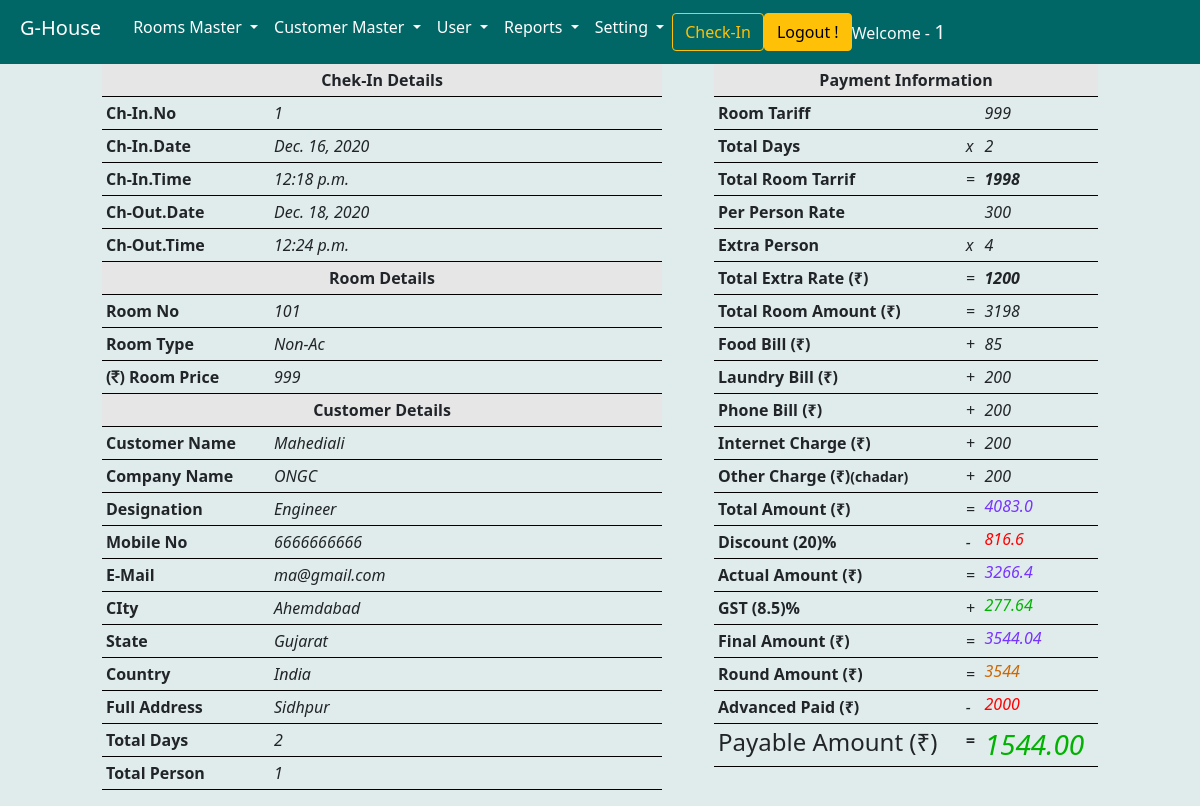
The page /checkeddetails/1/ (signed in) on the database its author committed.
### ghouse/models.py (models this page shows, shortened)
class checkinmodel(models.Model):
    chno = models.IntegerField(primary_key=True,blank=True,serialize=True,)
    chindate = models.DateField(default=datetime.now().strftime('%Y-%m-%d'),)
    chintime = models.TimeField(default=datetime.now().strftime('%H:%M:%S'),)
    choutdate = models.DateField()
    chouttime = models.TimeField()
    rno = models.IntegerField()
    rtype = models.CharField(max_length=100)
    rprice = models.IntegerField()
    rstatus = models.BooleanField(default=False)
    fullname = models.CharField(max_length=500)
    companyname = models.CharField(max_length=200)
    designation = models.CharField(max_length=200)
    mobile = models.PositiveIntegerField()
    emailid = models.EmailField(max_length=200)
    city = models.CharField(max_length=100)
    state = models.CharField(max_length=100)
    country = models.CharField(max_length=100,default='India')
    fulladdress = models.TextField(max_length=500)
    chtotaldays = models.CharField(max_length=100,blank=True)
    person = models.IntegerField()
    extraperson = models.IntegerField(default=0)
    extrarate = models.IntegerField(default=0)
    totalextrarate = models.IntegerField(default=0,null=True,blank=True)
    extradays = models.IntegerField(default=1)
    totalamount = models.FloatField(null=True,blank=True)
    actualamount = models.FloatField(null=True,blank=True)
    finalamount = models.DecimalField(default=0,blank=True,decimal_places=2,max_digits=6)
    roundamount = models.IntegerField(null=True,blank=True)
    advancepaidamount = models.IntegerField(default=0,null=True)
    paybleamount = models.IntegerField(null=True,blank=True)
    totalroomtarif = models.IntegerField(default=0,blank=True)
    roomamount = models.IntegerField(default=0,blank=True)
    gstamount = models.DecimalField(default=0,blank=True,decimal_places=2,max_digits=6)
    foodbillamount = models.IntegerField(default=0)
    laundybill = models.IntegerField(default=0)
    phonebill = models.IntegerField(default=0)
    Internetcharge = models.IntegerField(default=0)
    otherchargelable = models.CharField(blank=True,max_length=100)
    othercharge = models.IntegerField(default=0,null=True,blank=True)
    gst = models.FloatField(null=True,blank=True)
    gstshow = models.FloatField(null=True,blank=True)
    discount = models.IntegerField(default=0,blank=True)
    discountamount = models.FloatField(null=True,blank=True)
    paymethod = models.CharField(max_length=200,default='Cash')
    objects = models.Manager()

### ghouse/views.py (the view)
# urls.py: path('checkeddetails/<int:id>/', checkeddetails, name='checkeddetails'),
def checkeddetails(request, id):
    if request.user.is_authenticated:
        checkinfullinfo = checkinmodel.objects.filter(pk=id)
        return render(request, 'checkedininfo.html', {'checkinfullinfo': checkinfullinfo})
    else:
        messages.info(request, '☹︎ Please Login First')
    return redirect('/login')

### ghouse/templates/checkedininfo.html (shortened to what this page needs)
{% extends 'base.html' %}
{% block body %}
<div class="row">
    <div class="col-1"></div>
    <div class="col-6 ml-3">
        <table class="table table-sm table-responsive-sm" style="border-color: black; width: 35rem;">
            <tbody>
                {% for i in checkinfullinfo %}
                <tr>
                    <th style="background-color: #e6e6e6;" colspan="2" class="text-center text-bold">Chek-In
                        Details</th>
                </tr>
                <tr>
                    <th style="width:30%" class="" scope="row">Ch-In.No</th>
                    <td style="font-style: italic;" class="text-left" scope="row">{{i.chno}}</td>
                </tr>
                <tr>
                    <th class="" scope="row">Ch-In.Date</th>
                    <td style="font-style: italic;" class="text-left" scope="row">{{i.chindate}}</td>
                </tr>
                <tr>
                    <th class="" scope="row">Ch-In.Time</th>
                    <td style="font-style: italic;" class="text-left" scope="row">{{i.chintime}}</td>
                </tr>
                <tr>
                    <th class="" scope="row">Ch-Out.Date</th>
                    <td style="font-style: italic;" class="text-left" scope="row">{{i.choutdate}}</td>
                </tr>
                <tr>
                    <th class="" scope="row">Ch-Out.Time</th>
                    <td style="font-style: italic;" class="text-left" scope="row">{{i.chouttime}}</td>
                </tr>
                <tr>
                    <th style="background-color: #e6e6e6;" colspan="2" class="text-center text-bold">Room
                        Details</th>
                </tr>
                <tr>
                    <th class="" scope="row">Room No</th>
                    <td style="font-style: italic;" class="text-left" scope="row">{{i.rno}}</td>
                </tr>
                <tr>
                    <th class="" scope="row">Room Type</th>
                    <td style="font-style: italic;" class="text-left" scope="row">{{i.rtype}}</td>
                </tr>
                <tr>
                    <th class="" scope="row">(<i class="fa fa-rupee"></i>) Room Price</th>
                    <td style="font-style: italic;" class="text-left" scope="row">{{i.rprice}}</td>
                </tr>
                <tr>
                    <th style="background-color: #e6e6e6;" colspan="2" class="text-center text-bold">Customer
                        Details</th>
                </tr>
                <tr>
                    <th class="" scope="row">Customer Name</th>
                    <td style="font-style: italic;" class="text-left" scope="row">{{i.fullname}}</td>
                </tr>
                <tr>
                    <th class="" scope="row">Company Name</th>
                    <td style="font-style: italic;" class="text-left" scope="row">{{i.companyname}}</td>
                </tr>
                <tr>
                    <th class="" scope="row">Designation</th>
                    <td style="font-style: italic;" class="text-left" scope="row">{{i.designation}}</td>
                </tr>
                <tr>
                    <th class="" scope="row">Mobile No</th>
                    <td style="font-style: italic;" class="text-left" scope="row">{{i.mobile}}</td>
                </tr>
                <tr>
                    <th class="" scope="row">E-Mail</th>
                    <td style="font-style: italic;" class="text-left" scope="row">{{i.emailid}}</td>
                </tr>
                <tr>
                    <th class="" scope="row">CIty</th>
                    <td style="font-style: italic;" class="text-left" scope="row">{{i.city}}</td>
                </tr>
                <tr>
                    <th class="" scope="row">State</th>
                    <td style="font-style: italic;" class="text-left" scope="row">{{i.state}}</td>
                </tr>
                <tr>
                    <th class="" scope="row">Country</th>
                    <td style="font-style: italic;" class="text-left" scope="row">{{i.country}}</td>
                </tr>
                <tr>
                    <th class="" scope="row">Full Address</th>
                    <td style="font-style: italic;" class="text-left" scope="row">{{i.fulladdress}}</td>
                </tr>
                <tr>
                    <th class="" scope="row">Total Days</th>
                    <td style="font-style: italic;" class="text-left" scope="row">{{i.chtotaldays}}</td>
                </tr>
                <tr>
                    <th class="" scope="row">Total Person</th>
                    <td style="font-style: italic;" class="text-left" scope="row">{{i.person}}</td>
                </tr>
                {% endfor %}
            </tbody>
        </table>
    </div>
    <div class="col-4">
        <table class="table table-sm table-responsive-sm" style="border-color: black;">
            {% for i in checkinfullinfo %}
            <tr>
                <th colspan="3" class="text-center" style="background-color: #e6e6e6;">Payment Information</th>
            </tr>
            <tr>
                <th class="" scope="row">Room Tariff</th>
                <td style="font-style: italic;" class="" scope="row"></td>
                <td style="font-style: italic;" class="" scope="row">{{i.rprice}}</td>
            </tr>
            <tr>
                <th class="" scope="row">Total Days</th>
                <td style="font-style: italic;" class="" scope="row"> x </td>
                <td style="font-style: italic;" class="" scope="row">{{i.chtotaldays}}</td>
            </tr>
            <tr>
                <th class="" scope="row">Total Room Tarrif</th>
                <td style="font-style: italic;" class="" scope="row"> = </td>
                <td style="font-style: italic;" class="" scope="row"><strong>{{i.totalroomtarif}}</strong></td>
            </tr>
            <tr>
                <th class="" scope="row">Per Person Rate</th>
                <td style="font-style: italic;" class="" scope="row"></td>
                <td style="font-style: italic;" class="" scope="row">{{i.extrarate}}</td>
            </tr>
            <tr>
                <th class="" scope="row">Extra Person</th>
                <td style="font-style: italic;" class="" scope="row"> x </td>
                <td style="font-style: italic;" class="" scope="row">{{i.extraperson}}</td>
            </tr>
            <tr>
                <th class="" scope="row">Total Extra Rate (₹)</th>
                <td style="font-style: italic;" class="" scope="row"> = </td>
                <td style="font-style: italic;" class="" scope="row"><strong>{{i.totalextrarate}}</strong></td>
            </tr>
            <tr>
                <th class="" scope="row">Total Room Amount (₹)</th>
                <td style="font-style: italic;" class="" scope="row"> = </td>
                <td style="font-style: italic;" class="" scope="row">{{i.roomamount}}</td>
            </tr>
            <tr>
                <th class="" scope="row">Food Bill (₹)</th>
                <td style="font-style: italic;" class="" scope="row"> + </td>
                <td style="font-style: italic;" class="" scope="row">{{i.foodbillamount}}</td>
            </tr>
            <tr>
                <th class="" scope="row">Laundry Bill (₹)</th>
                <td style="font-style: italic;" class="" scope="row"> + </td>
                <td style="font-style: italic;" class="" scope="row">{{i.laundybill}}</td>
            </tr>
            <tr>
                <th class="" scope="row">Phone Bill (₹)</th>
                <td style="font-style: italic;" class="" scope="row"> + </td>
                <td style="font-style: italic;" class="" scope="row">{{i.phonebill}}</td>
            </tr>
            <tr>
                <th class="" scope="row">Internet Charge (₹)</th>
                <td style="font-style: italic;" class="" scope="row"> + </td>
                <td style="font-style: italic;" class="" scope="row">{{i.Internetcharge}}</td>
            </tr>
            <tr>
                <th class="" scope="row">Other Charge (₹)<small
                        style="font-size: 3;">({{i.otherchargelable}})</small> </th>
                <td style="font-style: italic;" class="" scope="row"> + </td>
                <td style="font-style: italic;" class="" scope="row">{{i.othercharge}}</td>
            </tr>
            <tr>
                <th class="" scope="row">Total Amount (₹)</th>
                <td style="font-style: italic;" class="" scope="row"> = </td>
                <td style="font-style: italic; color:#7733ff;" class=" h6" scope="row">
                    {{i.totalamount}}</td>
            </tr>
            <tr>
                <th class="" scope="row">Discount ({{i.discount}})%</th>
                <td style="font-style: italic;" class="" scope="row"> - </td>
                <td style="font-style: italic; color:#ff0000;" class=" h6" scope="row">
                    {{i.discountamount}}</td>
            </tr>
            <tr>
                <th class="" scope="row">Actual Amount (₹)</th>
                <td style="font-style: italic;" class="" scope="row"> = </td>
                <td style="font-style: italic; color:#7733ff;" class=" h6" scope="row">
                    {{i.actualamount}}</td>
            </tr>
            <tr>
                <th class="" scope="row">GST ({{i.gstshow}})%</th>
                <td style="font-style: italic;" class="" scope="row"> + </td>
                <td style="font-style: italic; color:#00b300;" class="h6 " scope="row">{{i.gstamount}}
                </td>
            </tr>
            <tr>
                <th class="" scope="row">Final Amount (₹)</th>
                <td style="font-style: italic;" class="" scope="row"> = </td>
                <td style="font-style: italic; color:#7733ff;" class=" h6" scope="row">
                    {{i.finalamount}}</td>
            </tr>
            <tr>
                <th class="" scope="row">Round Amount (₹)</th>
                <td style="font-style: italic;" class="" scope="row"> = </td>
                <td style="font-style: italic; color:#cc6600;" class=" h6" scope="row">
                    {{i.roundamount}}</td>
            </tr>
            <tr>
                <th class="" scope="row">Advanced Paid (₹)</th>
                <td style="font-style: italic;" class="" scope="row"> - </td>
                <td style="font-style: italic; color:#ff0000;" class=" h6" scope="row">
                    {{i.advancepaidamount}}</td>
            </tr>
            <tr>
                <th class=" h4" scope="row">Payable Amount (₹)</th>
                <td style="font-style: italic;" class="" scope="row"><b>=</b></td>
                <td style="font-style: italic; color:#00b300;" class=" h3" scope="row">
                    {{i.paybleamount}}.00</td>
            </tr>
            {% endfor %}
        </table>
    </div>
</div>
{% endblock body %}

### ghouse/templates/base.html (shortened to what this page needs)
{% load static %}
<!doctype html>
<html lang="en">
<head>
  <link href="https://cdn.jsdelivr.net/npm/bootstrap@5.0.0-alpha3/dist/css/bootstrap.min.css" rel="stylesheet"
>
  <link rel="stylesheet" href="https://stackpath.bootstrapcdn.com/font-awesome/4.7.0/css/font-awesome.min.css">
  <link rel="stylesheet" href="{% static 'css/tstayle.css' %}">
</head>
<body style="background-color: #e0ebeb;">
  <nav class="navbar navbar-expand-lg " style="background-color:  #006666;">
    <div class="container-fluid">
      <a class="navbar-brand p-2 text-bold h2 text-white" href="{% url 'dashboard' %}">G-House</a>
      <div class="collapse navbar-collapse" id="navbarSupportedContent">
        <ul class="navbar-nav mr-auto mb-2 mb-lg-0 ml-2 ">
          <li class="nav-item dropdown ">
            <a class="nav-link dropdown-toggle h6 text-white " href="#" id="navbarDropdown" role="button"
              data-toggle="dropdown" aria-expanded="false">
              Rooms Master
            </a>
          </li>
          <li class="nav-item dropdown">
            <a class="nav-link dropdown-toggle h6 text-white" href="#" id="navbarDropdown" role="button"
              data-toggle="dropdown" aria-expanded="false">
              Customer Master
            </a>
          </li>
          <li class="nav-item dropdown">
            <a class="nav-link dropdown-toggle h6 text-white" href="#" id="navbarDropdown" role="button"
              data-toggle="dropdown" aria-expanded="false">
              User
            </a>
          </li>
          <li class="nav-item dropdown">
            <a class="nav-link dropdown-toggle h6 text-white" href="#" id="navbarDropdown" role="button"
              data-toggle="dropdown" aria-expanded="false">
              Reports
            </a>
          </li>
          <li class="nav-item dropdown">
            <a class="nav-link dropdown-toggle h6 text-white" href="#" id="navbarDropdown" role="button"
              data-toggle="dropdown" aria-expanded="false">
              Setting
            </a>
          </li>
        </ul>
        <form class="d-flex">
          <a href="{% url 'DisplayAllRooms' %}" class="btn btn-outline-warning mr-2" type="submit">Check-In</a>
        </form>
        <a class="btn btn-warning mr-3" href="{% url 'logout' %}">Logout !</a>
        <span class="text-light"> Welcome - <b class="h5">{{request.user|upper}}</b></span>
      </div>
    </div>
  </nav>
  {% block body %}
  {% endblock body %}
</body>
</html>

### rows shown on the page
checkinmodel: chno "1", chindate "Dec. 16, 2020", chintime "12:18 p.m.", choutdate "Dec. 18, 2020", chouttime "12:24 p.m.", rno "101", rtype "Non-Ac", rprice "999", fullname "Mahediali", companyname "ONGC", designation "Engineer", mobile "6666666666", emailid "ma@gmail.com", city "Ahemdabad", state "Gujarat", country "India", fulladdress "Sidhpur", chtotaldays "2", person "1", totalroomtarif "1998", extrarate "300", extraperson "4", totalextrarate "1200", roomamount "3198", foodbillamount "85", laundybill "200", phonebill "200", Internetcharge "200", otherchargelable "chadar", othercharge "200", totalamount "4083.0", discount "20", discountamount "816.6", actualamount "3266.4", gstshow "8.5", gstamount "277.64", finalamount "3544.04", roundamount "3544", advancepaidamount "2000", paybleamount "1544"

### other values the page prints
{{ request.user|upper }} "1"
